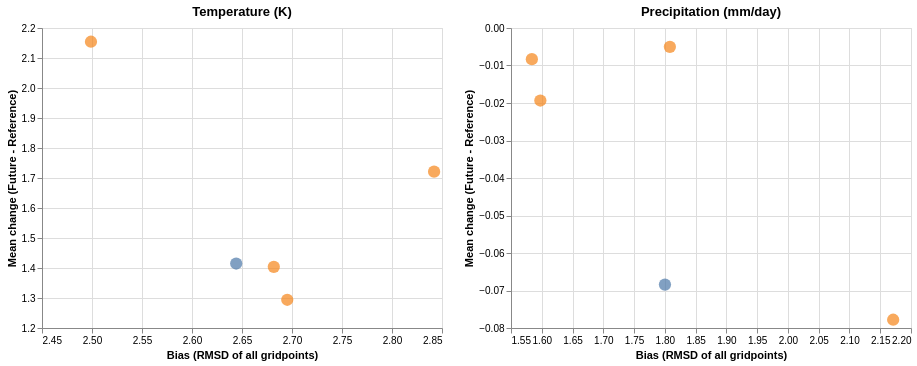

Write a Vega-Lite specification for this figure.
### Vega-Lite specification from a JSON file in a GitHub repository (floating-point values rounded to 4 significant figures)
{"$schema": "https://vega.github.io/schema/vega-lite/v6.json", "description": "CORDEX-CMIP6 data processed with ESMValTool.", "usermeta": {"project": "CORDEX-CMIP6", "notes": ["Bias is calculated with respect to the ERA5 reanalysis dataset over the period 1986-2015.", "Future change is calculated for 2035-2065 as compared to 1986-2015.", "Domain is set to Europe (EUR-12 CORDEX domain).", "All data are taken from the SSP5-8.5 scenario."], "recipe_output": "recipe_impact_cordex-cmip6_20261008_144939"}, "data": {"values": [{"dataset": "CNRM-ALADIN64E1_v1-r1_NorESM2-MM_r1i1p1f1", "tas_bias": 2.644, "pr_bias": 1.8, "tas_change": 1.415, "pr_change": -0.06843, "model": "CNRM-ALADIN64E1", "version_realization": "v1-r1", "driver": "NorESM2-MM", "member": "r1i1p1f1", "project": "CORDEX-CMIP6"}, {"dataset": "ICON-CLM-202407-1-1_v1-r1_CNRM-ESM2-1_r1i1p1f2", "tas_bias": 2.695, "pr_bias": 2.171, "tas_change": 1.294, "pr_change": -0.07779, "model": "ICON-CLM-202407-1-1", "version_realization": "v1-r1", "driver": "CNRM-ESM2-1", "member": "r1i1p1f2", "project": "CORDEX-CMIP6"}, {"dataset": "ICON-CLM-202407-1-1_v1-r1_EC-Earth3-Veg_r1i1p1f1", "tas_bias": 2.499, "pr_bias": 1.584, "tas_change": 2.154, "pr_change": -0.008309, "model": "ICON-CLM-202407-1-1", "version_realization": "v1-r1", "driver": "EC-Earth3-Veg", "member": "r1i1p1f1", "project": "CORDEX-CMIP6"}, {"dataset": "ICON-CLM-202407-1-1_v1-r1_MIROC6_r1i1p1f1", "tas_bias": 2.842, "pr_bias": 1.808, "tas_change": 1.721, "pr_change": -0.005033, "model": "ICON-CLM-202407-1-1", "version_realization": "v1-r1", "driver": "MIROC6", "member": "r1i1p1f1", "project": "CORDEX-CMIP6"}, {"dataset": "ICON-CLM-202407-1-1_v1-r1_MPI-ESM1-2-HR_r1i1p1f1", "tas_bias": 2.682, "pr_bias": 1.598, "tas_change": 1.404, "pr_change": -0.01933, "model": "ICON-CLM-202407-1-1", "version_realization": "v1-r1", "driver": "MPI-ESM1-2-HR", "member": "r1i1p1f1", "project": "CORDEX-CMIP6"}]}, "config": {"view": {"continuousWidth": 400, "continuousHeight": 300}, "legend": {"disable": true}}, "params": [{"name": "brush", "select": {"type": "interval", "on": "[pointerdown[event.altKey], pointerup] > pointermove", "translate": "[pointerdown[event.altKey], pointerup] > pointermove", "zoom": "wheel![event.altKey]"}}, {"name": "panzoom", "select": {"type": "interval", "on": "[pointerdown[event.ctrlKey], pointerup] > pointermove", "translate": "[pointerdown[event.ctrlKey], pointerup] > pointermove!", "zoom": "wheel![event.ctrlKey]"}, "bind": "scales"}, {"name": "query", "select": {"type": "point", "fields": ["dataset"], "clear": "dblclick"}}], "hconcat": [{"title": "Temperature (K)", "mark": {"type": "circle", "size": 150}, "encoding": {"x": {"field": "tas_bias", "type": "quantitative", "title": "Bias (RMSD of all gridpoints)", "scale": {"zero": false}}, "y": {"field": "tas_change", "type": "quantitative", "title": "Mean change (Future - Reference)", "scale": {"zero": false}}, "fill": {"condition": {"param": "brush", "field": "model", "type": "nominal"}, "value": "lightgray"}, "stroke": {"condition": {"param": "query", "value": "black", "empty": false}, "value": "transparent"}, "tooltip": [{"field": "dataset", "type": "nominal"}, {"field": "model", "type": "nominal"}, {"field": "version_realization", "type": "nominal"}, {"field": "driver", "type": "nominal"}, {"field": "member", "type": "nominal"}, {"field": "project", "type": "nominal"}, {"field": "tas_bias", "type": "quantitative", "title": "bias", "format": ".3g"}, {"field": "tas_change", "type": "quantitative", "title": "change", "format": ".3g"}]}}, {"title": "Precipitation (mm/day)", "mark": {"type": "circle", "size": 150}, "encoding": {"x": {"field": "pr_bias", "type": "quantitative", "title": "Bias (RMSD of all gridpoints)", "scale": {"zero": false}}, "y": {"field": "pr_change", "type": "quantitative", "title": "Mean change (Future - Reference)", "scale": {"zero": false}}, "fill": {"condition": {"param": "brush", "field": "model", "type": "nominal"}, "value": "lightgray"}, "stroke": {"condition": {"param": "query", "value": "black", "empty": false}, "value": "transparent"}, "tooltip": [{"field": "dataset", "type": "nominal"}, {"field": "model", "type": "nominal"}, {"field": "version_realization", "type": "nominal"}, {"field": "driver", "type": "nominal"}, {"field": "member", "type": "nominal"}, {"field": "project", "type": "nominal"}, {"field": "pr_bias", "type": "quantitative", "title": "bias", "format": ".3g"}, {"field": "pr_change", "type": "quantitative", "title": "change", "format": ".3g"}]}}]}
